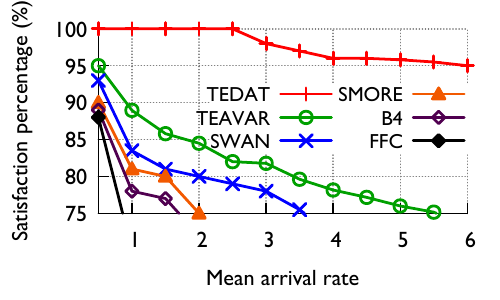

This figure's gnuplot source:
# vim: set filetype=gnuplot :
set terminal pdfcairo font "Gill-Sans,12" linewidth 2 rounded fontscale 1.0

# Line style for axes
set style line 80 lt rgb "#808080"

# Line style for grid
set style line 81 lt 0  # dashed
set style line 81 lt rgb "#808080"  # grey
set style line 82 lt rgb "black"  # grey

set grid back linestyle 81
set border 3 back linestyle 80 # Remove border on top and right.  These
             # borders are useless and make it harder
             # to see plotted lines near the border.
    # Also, put it in grey; no need for so much emphasis on a border.



set xtics nomirror
set ytics nomirror

#set log x
#set mxtics 10    # Makes logscale look good.

# Line styles: try to pick pleasing colors, rather
# than strictly primary colors or hard-to-see colors
# like gnuplot's default yellow.  Make the lines thick
# so they're easy to see in small plots in papers.


set style line 1 lt rgb "red" lw 2 pt 1 ps 1.5
set style line 2 lt rgb "#00A000" lw 2 pt 6 ps 1.5
set style line 3 lt rgb "blue" lw 2 pt 2 ps 1.5
set style line 4 lt rgb "#F25900" lw 2 pt 9 ps 1.5
set style line 5 lt rgb "#500050" lw 2 pt 12 ps 1.5
set style line 6 lt rgb "#000000" lw 2 pt 13 ps 1.5

set style arrow 1 head filled size screen 0.025,30,45
set style arrow 2 head nofilled size screen 0.03,15
set style arrow 3 head filled size screen 0.03,15,45
set style arrow 4 head filled size screen 0.03,15
set style arrow 5 heads filled size screen 0.03,15,135
set style arrow 6 head empty size screen 0.03,15,135
set style arrow 7 nohead
set style arrow 8 heads size screen 0.008,90

set dashtype 2 (6,5)
set dashtype 3 (6,5,1,5)





#set format x '%2.1t*10^{%L}'

set grid back linestyle 81
set border 3 back linestyle 82





set output "att.pdf"


set xlabel "Mean arrival rate"
set ylabel "Satisfaction percentage (%)"




set key bottom left

set key font "Gill-Sans,11"
set key maxrows 3
#set key maxrows 4
set size ratio 0.5

set key at graph 0.3,0.33

 
set xrange [0.5:6]
set yrange [75:100]



plot "att.txt" u 1:2 title "TEDAT" w lp ls 1,  "" u 1:3 t "TEAVAR" w lp ls 2,"" u 1:4 t "SWAN" w lp ls 3,"" u 1:5 t "SMORE" w lp ls 4,"" u 1:6 t "B4" w lp ls 5,"" u 1:7 t "FFC" w lp ls 6
